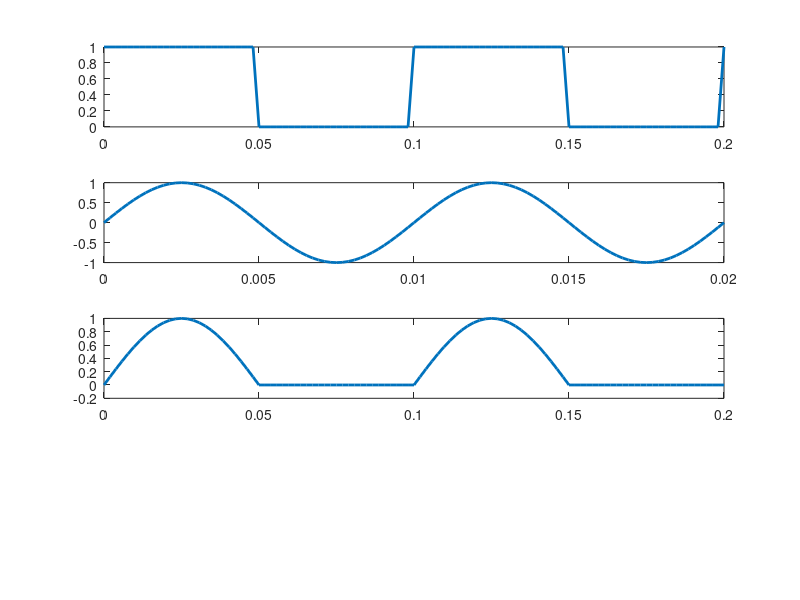

The MATLAB source for this figure: (Note: this script raises an error after producing the figure.)
clc;clear all;close all
fm=10
fc=100
t1=0:1/520:2/fm
t2=0:1/5200:2/fc
xm=(square(2*pi*fm*t1)+1)/2;
xc=sin(2*pi*fc*t2)
xo1=xm.*xc
subplot(411)
plot(t1,xm,'linewidth',2)
subplot(412)
plot(t2,xc,'linewidth',2)
subplot(413)
plot(t1,xo1,'linewidth',2)
xo2=xo1.*xc
[num,den]=butter(3,2*pi*fm/520,'LOW')
s1=filter(num,den,xo2)
thresh=(max(s1)+min(s1))/2
for k=1:length(s1)
    if s1(k)>thresh
        out(k)=1
    else
        out(k)=0
    end
end
subplot(414)
plot(t1,out,'linewidth',2)
